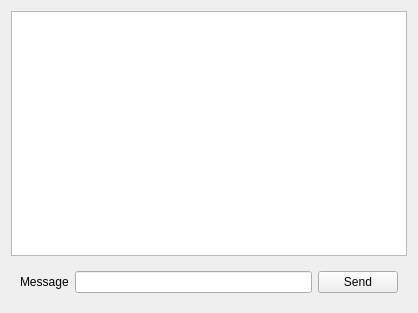
<?xml version="1.0" encoding="UTF-8"?>
<ui version="4.0">
 <class>ChatWidgeClient</class>
 <widget class="QWidget" name="ChatWidgeClient">
  <property name="geometry">
   <rect>
    <x>0</x>
    <y>0</y>
    <width>418</width>
    <height>313</height>
   </rect>
  </property>
  <property name="windowTitle">
   <string>Form</string>
  </property>
  <layout class="QVBoxLayout" name="verticalLayout_2">
   <item>
    <layout class="QVBoxLayout" name="verticalLayout">
     <item>
      <widget class="QListWidget" name="listMessages"/>
     </item>
     <item>
      <widget class="QWidget" name="wdgSend" native="true">
       <layout class="QHBoxLayout" name="horizontalLayout" stretch="0,3,1">
        <item>
         <widget class="QLabel" name="label">
          <property name="text">
           <string>Message</string>
          </property>
         </widget>
        </item>
        <item>
         <widget class="QLineEdit" name="lnMessage">
          <property name="text">
           <string/>
          </property>
         </widget>
        </item>
        <item>
         <widget class="QPushButton" name="btnSend">
          <property name="text">
           <string>Send</string>
          </property>
         </widget>
        </item>
       </layout>
      </widget>
     </item>
    </layout>
   </item>
  </layout>
 </widget>
 <resources/>
 <connections/>
</ui>
